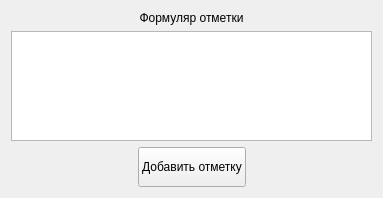
<?xml version="1.0" encoding="UTF-8"?>
<ui version="4.0">
 <class>GLMarkerFormular</class>
 <widget class="QWidget" name="GLMarkerFormular">
  <property name="geometry">
   <rect>
    <x>0</x>
    <y>0</y>
    <width>383</width>
    <height>198</height>
   </rect>
  </property>
  <property name="windowTitle">
   <string>Form</string>
  </property>
  <layout class="QVBoxLayout" name="verticalLayout">
   <item>
    <widget class="QLabel" name="label">
     <property name="text">
      <string>Формуляр отметки</string>
     </property>
     <property name="alignment">
      <set>Qt::AlignCenter</set>
     </property>
    </widget>
   </item>
   <item>
    <widget class="QTableView" name="tableView"/>
   </item>
   <item>
    <layout class="QHBoxLayout" name="horizontalLayout">
     <item>
      <spacer name="horizontalSpacer">
       <property name="orientation">
        <enum>Qt::Horizontal</enum>
       </property>
       <property name="sizeHint" stdset="0">
        <size>
         <width>40</width>
         <height>20</height>
        </size>
       </property>
      </spacer>
     </item>
     <item>
      <widget class="QPushButton" name="addMarkerButton">
       <property name="minimumSize">
        <size>
         <width>0</width>
         <height>40</height>
        </size>
       </property>
       <property name="text">
        <string>Добавить отметку</string>
       </property>
      </widget>
     </item>
     <item>
      <spacer name="horizontalSpacer_2">
       <property name="orientation">
        <enum>Qt::Horizontal</enum>
       </property>
       <property name="sizeHint" stdset="0">
        <size>
         <width>40</width>
         <height>20</height>
        </size>
       </property>
      </spacer>
     </item>
    </layout>
   </item>
  </layout>
 </widget>
 <resources/>
 <connections/>
</ui>
